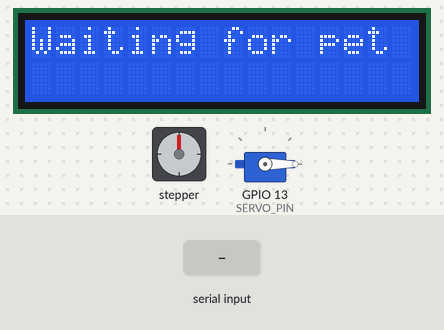
A sketch run on a simulated ESP32. On the bench: stepper motor, servo, 16×2 character LCD. Wiring (inferred from the names in the program): stepper motor driver (200 steps per turn assumed): step GPIO 14; direction GPIO 12. The inputs (shaded band) are chosen by the test bench. What the sketch prints to the serial monitor is not drawn.

Above: at 1.2 s.
1.3 s: "1\n" received over Serial
At 2.3 s:
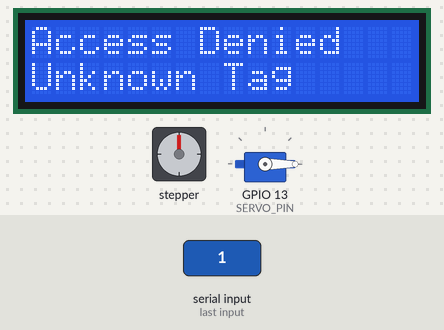
2.9 s: "0\n" received over Serial
Timing chart, 0 to 5.9 s (numbered marks = the images above; inputs shaded):
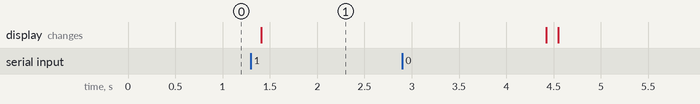

The sketch:

Wokwi_wifi-scan.ino
```cpp
// Wokwi simulation settings:
// https://wokwi.com/projects/new
// Required libraries:
#include <ESP32Servo.h>
#include <HX711.h>
#include <LiquidCrystal_I2C.h>

// Servo motor
Servo servo;
const int SERVO_PIN = 13;

// Stepper motor via A4988
const int STEP_PIN = 14;
const int DIR_PIN = 12;
const int STEPS_180 = 100;  // Half rotation steps (tune if needed)

// HX711 load cell
HX711 scale;
const int HX_DT = 32;
const int HX_SCK = 33;

// LCD
LiquidCrystal_I2C lcd(0x27, 16, 2);

// ✅ Only 3 valid RFID tags allowed
const String validTags[] = {"pet123", "dog007", "cat001"};
const int numTags = 3;

bool isAuthorizedTag(String tag) {
  for (int i = 0; i < numTags; i++) {
    if (tag == validTags[i]) return true;
  }
  return false;
}

void setup() {
  Serial.begin(115200);
  Serial.println("System initialized. Waiting for authorized RFID...");

  // Servo setup
  servo.attach(SERVO_PIN);
  servo.write(0);  // initial position

  // Stepper setup
  pinMode(STEP_PIN, OUTPUT);
  pinMode(DIR_PIN, OUTPUT);

  // HX711 setup
  scale.begin(HX_DT, HX_SCK);

  // LCD setup
  lcd.init();
  lcd.backlight();
  lcd.setCursor(0, 0);
  lcd.print("Waiting for pet");
}

void rotateStepper(int steps, bool dir) {
  digitalWrite(DIR_PIN, dir);
  for (int i = 0; i < steps; i++) {
    digitalWrite(STEP_PIN, HIGH);
    delayMicroseconds(800);
    digitalWrite(STEP_PIN, LOW);
    delayMicroseconds(800);
  }
}

void loop() {
  if (Serial.available()) {
    String rfid = Serial.readStringUntil('\n');
    rfid.trim();

    if (rfid.length() > 0) {
      if (isAuthorizedTag(rfid)) {
        Serial.println("✅ Authorized pet: " + rfid);
        lcd.clear();
        lcd.setCursor(0, 0);
        lcd.print("Pet Detected!");

        // Move Servo to 90°
        servo.write(90);
        delay(5000); // wait 5 seconds
        servo.write(0); // return to original position

        // Rotate stepper motor 180°
        rotateStepper(STEPS_180, true);

        lcd.setCursor(0, 1);
        lcd.print("Fed & Logged");
        delay(3000);
      } else {
        Serial.println("❌ Unauthorized tag: " + rfid);
        lcd.clear();
        lcd.setCursor(0, 0);
        lcd.print("Access Denied");
        lcd.setCursor(0, 1);
        lcd.print("Unknown Tag");
        delay(3000);
      }

      lcd.clear();
      lcd.setCursor(0, 0);
      lcd.print("Waiting for pet");
    }
  }

  delay(100);
}
```

Measured:
- after the input at 1.3 s, the display: changes after 0.11 s (image 1)
